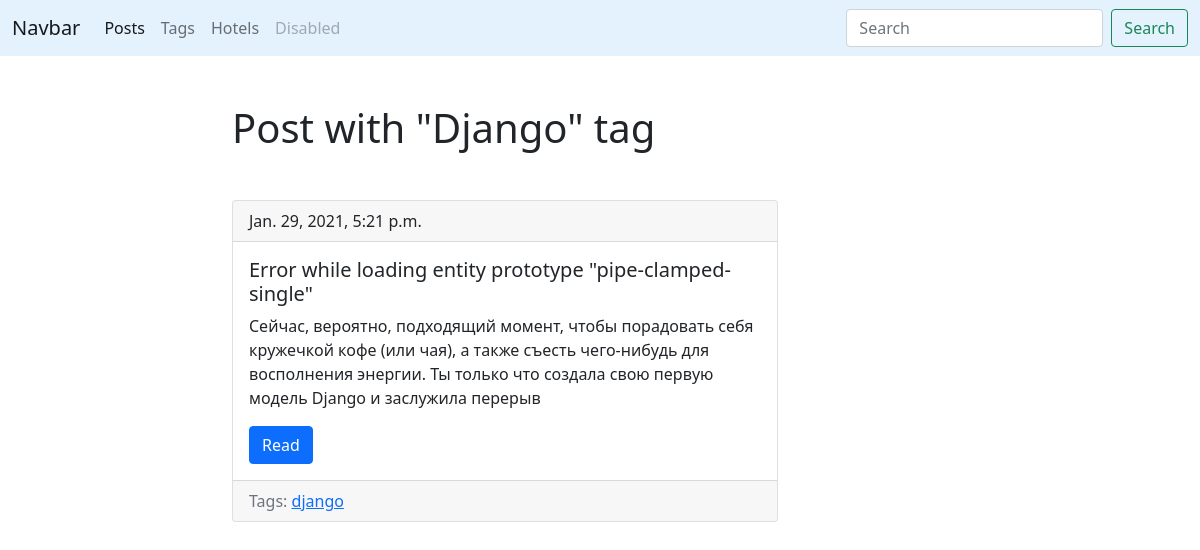
The page /tag/django/ on the database its author committed.
### blog/models.py (models this page shows, shortened)
class Tag(models.Model):
    title = models.CharField(max_length=50)
    slug = models.SlugField(max_length=50, unique=True)
    def get_absolute_url(self):
        return reverse('tag_detail', kwargs={'slug': self.slug})

class Post(models.Model):
    author = models.ForeignKey(settings.AUTH_USER_MODEL, on_delete=models.CASCADE)
    title = models.CharField(max_length=150, db_index=True)
    text = models.TextField(blank=True, db_index=True)
    slug = models.SlugField(max_length=150, unique=True)
    tags = models.ManyToManyField('Tag', blank=True, related_name='posts')
    created_date = models.DateTimeField(default=timezone.now)
    published_date = models.DateTimeField(blank=True, null=True)
    def get_absolute_url(self):
        return reverse('post_detail', kwargs={'slug': self.slug})

### blog/views.py (the view)
# urls.py: path('tag/<str:slug>/', TagDetail.as_view(), name='tag_detail'),
class TagDetail(ObjectDetailMixin, View):
    model = Tag
    template = 'blog/tag_detail.html'

### blog/utils.py (called while the page is built)
    def get(self, request, slug):
        obj = get_object_or_404(self.model, slug=slug)
        return render(request, self.template, {self.model.__name__.lower(): obj})

### templates/blog/tag_detail.html (shortened to what this page needs)
{% extends 'blog/base.html' %}
{% block content %}
    <h1 class="mb-5">Post with "{{ tag.title|title }}" tag</h1>
    {% for post in tag.posts.all %}
        {% include 'blog/includes/post_card_template.html' %}
    {% endfor %}
{% endblock %}

### templates/blog/includes/post_card_template.html
<div class="card mb-4">
  <div class="card-header">
    {{ post.published_date }}
  </div>
  <div class="card-body">
    <h5 class="card-title">{{ post.title }}</h5>
    <p class="card-text">{{ post.text|linebreaksbr }}</p>
    <a href="{{ post.get_absolute_url }}" class="btn btn-primary">Read</a>
  </div>
    <div class="card-footer text-muted">
        Tags:
        {% for tag in post.tags.all %}
            <a href="{{ tag.get_absolute_url }}">{{ tag.title }}</a>
        {% endfor %}
    </div>
</div>

### rows shown on the page
Tag: title "Django", title "django"
Post: published_date "Jan. 29, 2021, 5:21 p.m.", title "Error while loading entity prototype \"pipe-clamped-single\"", text "Сейчас, вероятно, подходящий момент, чтобы порадовать себя кружечкой кофе (или чая), а также съесть чего-нибудь для восполнения энергии. Ты только что создала свою первую модель Django и заслужила перерыв"
